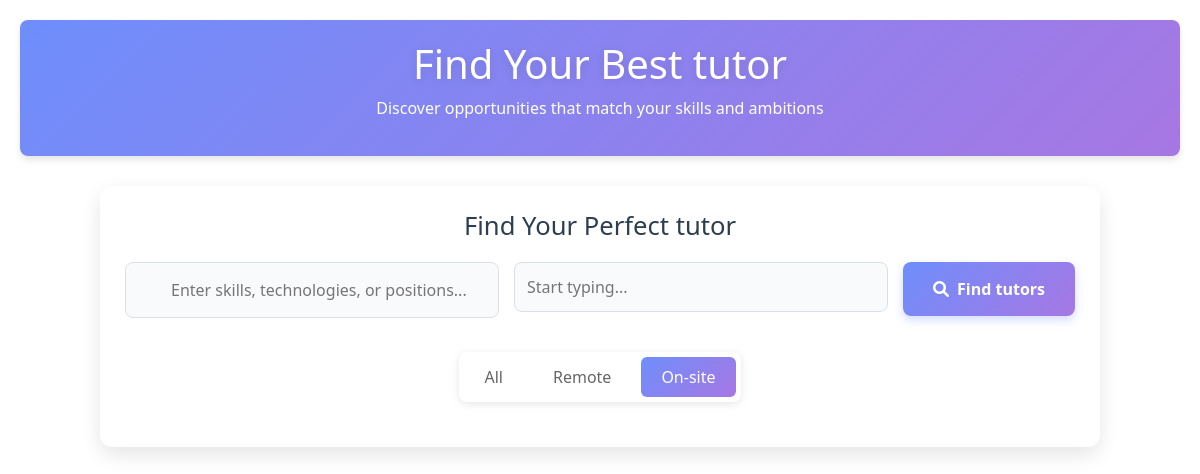
The page /h_home_tutor on the database as committed earlier.
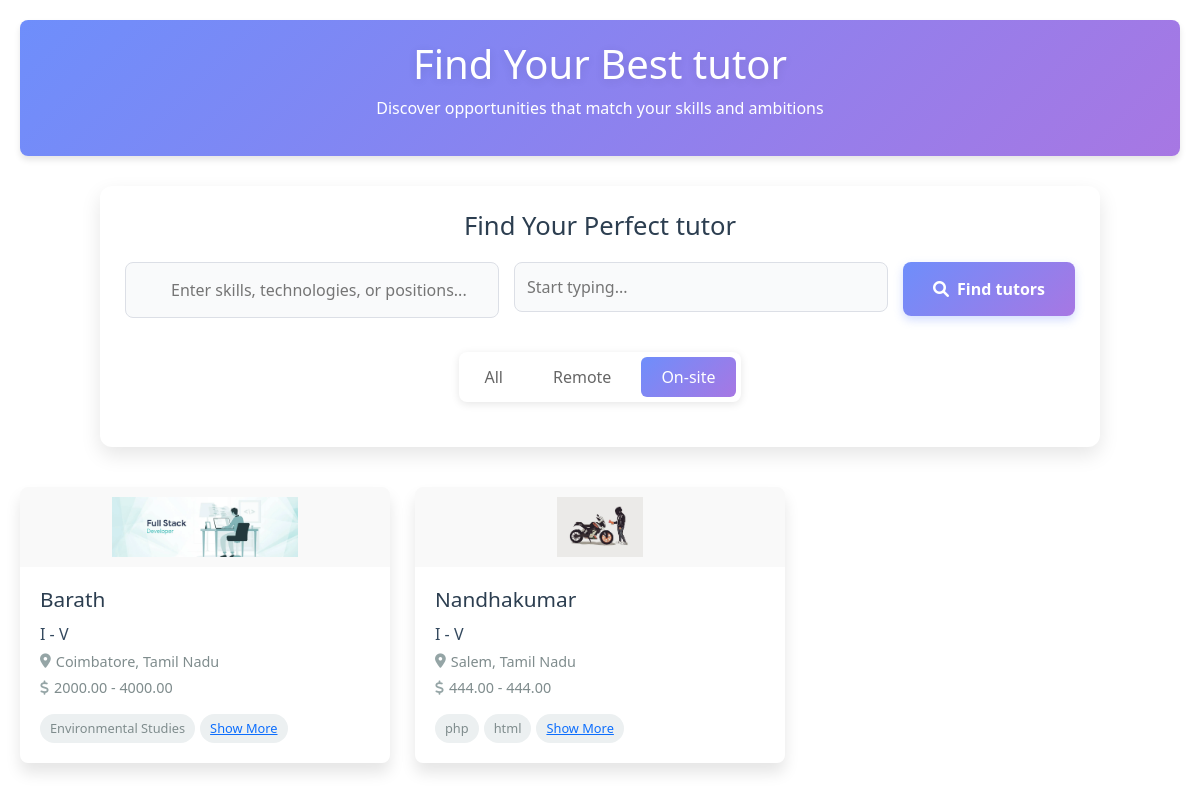
The same page on the database as committed later.
### kovai_app/models.py (models this page shows)
class TutorRegistration(models.Model):
    GENDER_CHOICES = [
        ('male', 'Male'),
        ('female', 'Female'),
    ]
    TEACHING_TYPES = [
        ('individual_teaching', 'Individual Teaching'),
        ('teaching_company', 'Teaching Company'),
    ]
    DEGREE_TYPES = [
        ('Secondary', 'Secondary'),
        ('Higher_Secondary', 'Higher Secondary'),
        ('Diploma', 'Diploma'),
        ('Graduation', 'Graduation'),
        ('AdvancedDiploma', 'Advanced Diploma'),
        ('PostGraduation', 'Post Graduation'),
        ('Doctorate/PhD', 'Doctorate/PhD'),
        ('Certification', 'Certification'),
        ('Other', 'Other'),
    ]
    ASSOCIATION_CHOICES = [
        ('parttime', 'Part time'),
        ('fulltime', 'Full time'),
        ('Correspondence', 'Correspondence / Distance Learning'),
    ]
    FEE_CHOICES = [
        ('per_hour', 'per hour'),
        ('per_month', 'per month'),
        ('per_year', 'per year'),
    ]
    INTEREST_CHOICES = [
        ('online_teaching', 'Online teaching'),
        ('offline_teaching', 'Offline teaching'),
        ('full_time', 'Full Time'),
        ('part_time', 'Part Time'),
        ('both', 'Both'),
    ]
    user = models.OneToOneField(User, on_delete=models.CASCADE,null=True,blank=True)
    name = models.CharField(max_length=255)
    email = models.EmailField()
    password = models.CharField(max_length=255)
    confirm_password = models.CharField(max_length=255)
    types = models.CharField(max_length=50, choices=TEACHING_TYPES, null=True, blank=True)
    strength = models.CharField(max_length=255, null=True, blank=True)
    gender = models.CharField(max_length=10, choices=GENDER_CHOICES, null=True, blank=True)
    date_of_birth = models.DateField(null=True, blank=True)
    language = models.CharField(max_length=50, choices=TEACHING_TYPES, null=True, blank=True)
    language_two=models.CharField(max_length=50, choices=TEACHING_TYPES, null=True, blank=True)
    language_three=models.CharField(max_length=50, choices=TEACHING_TYPES, null=True, blank=True)
    language_four=models.CharField(max_length=50, choices=TEACHING_TYPES, null=True, blank=True)
    language_five=models.CharField(max_length=50, choices=TEACHING_TYPES, null=True, blank=True)
    location = models.CharField(max_length=255, null=True, blank=True)
    post_code = models.CharField(max_length=20, null=True, blank=True)
    subject = models.CharField(max_length=255, null=True, blank=True)
    from_level = models.CharField(max_length=255, null=True, blank=True)
    institution_name = models.CharField(max_length=255, null=True, blank=True)
    degree_type = models.CharField(max_length=50, choices=DEGREE_TYPES, null=True, blank=True)
    degree_name = models.CharField(max_length=255, null=True, blank=True)
    specialisation= models.CharField(max_length=255, null=True, blank=True)
    institution_name_two = models.CharField(max_length=255, null=True, blank=True)
    institution_name_three = models.CharField(max_length=255, null=True, blank=True)
    institution_name_four = models.CharField(max_length=255, null=True, blank=True)
    institution_name_five = models.CharField(max_length=255, null=True, blank=True)
    degree_type_two = models.CharField(max_length=50, choices=DEGREE_TYPES, null=True, blank=True)
    degree_name_two = models.CharField(max_length=255, null=True, blank=True)
    degree_type_three = models.CharField(max_length=50, choices=DEGREE_TYPES, null=True, blank=True)
    degree_name_three = models.CharField(max_length=255, null=True, blank=True)
    degree_type_four = models.CharField(max_length=50, choices=DEGREE_TYPES, null=True, blank=True)
    degree_name_four = models.CharField(max_length=255, null=True, blank=True)
    degree_type_five = models.CharField(max_length=50, choices=DEGREE_TYPES, null=True, blank=True)
    degree_name_five = models.CharField(max_length=255, null=True, blank=True)
    specialisation_two= models.CharField(max_length=255, null=True, blank=True)
    specialisation_three= models.CharField(max_length=255, null=True, blank=True)
    specialisation_four= models.CharField(max_length=255, null=True, blank=True)
    specialisation_five= models.CharField(max_length=255, null=True, blank=True)
    company_name = models.CharField(max_length=255, null=True, blank=True)
    job_roll = models.CharField(max_length=255, null=True, blank=True)
    company_name_two = models.CharField(max_length=255, null=True, blank=True)
    job_roll_two = models.CharField(max_length=255, null=True, blank=True)
    company_name_three = models.CharField(max_length=255, null=True, blank=True)
    job_roll_three = models.CharField(max_length=255, null=True, blank=True)
    company_name_four = models.CharField(max_length=255, null=True, blank=True)
    job_roll_four = models.CharField(max_length=255, null=True, blank=True)
    company_name_five = models.CharField(max_length=255, null=True, blank=True)
    job_roll_five = models.CharField(max_length=255, null=True, blank=True)
    year_of_experience=models.CharField(max_length=255, null=True, blank=True)
    year_of_experience_two=models.CharField(max_length=255, null=True, blank=True)
    year_of_experience_three=models.CharField(max_length=255, null=True, blank=True)
    year_of_experience_four=models.CharField(max_length=255, null=True, blank=True)
    year_of_experience_five=models.CharField(max_length=255, null=True, blank=True)
    i_charge = models.CharField(max_length=20, choices=FEE_CHOICES, null=True, blank=True)
    min_fee = models.DecimalField(max_digits=10, decimal_places=2, null=True, blank=True)
    max_fee = models.DecimalField(max_digits=10, decimal_places=2, null=True, blank=True)
    classes = models.CharField(max_length=20, choices=FEE_CHOICES, null=True, blank=True)
    other_subject = models.CharField(max_length=20, choices=FEE_CHOICES, null=True, blank=True)
    language_subject = models.CharField(max_length=20, choices=FEE_CHOICES, null=True, blank=True)
    curriculum= models.CharField(max_length=20, choices=FEE_CHOICES, null=True, blank=True)
    willing_to_travel = models.CharField(
        max_length=3,
        choices=[('yes', 'Yes'), ('no', 'No')],
        default='no',
        null=True,
        blank=True
    )
    available_for_online_teaching = models.CharField(
        max_length=3,
        choices=[('yes', 'Yes'), ('no', 'No')],
        default='no',
        null=True,
        blank=True
    )
    help_with_homework = models.CharField(
        max_length=3,
        choices=[('yes', 'Yes'), ('no', 'No')],
        default='no',
        null=True,
        blank=True
    )
    full_time_teacher = models.CharField(
        max_length=3,
        choices=[('yes', 'Yes'), ('no', 'No')],
        default='no',
        null=True,
        blank=True
    )
    interested_in = models.CharField(max_length=20, choices=INTEREST_CHOICES, null=True, blank=True)
    s_profile_description = models.TextField(null=True, blank=True)
    profile_description = models.TextField(null=True, blank=True)
    id_proof = models.ImageField(upload_to=upload_to, null=True, blank=True)
    profile_photo = models.ImageField(upload_to=upload_to,null=True)
    phone = models.CharField(max_length=15 ,null=True, blank=True)
    email_otp=models.BigIntegerField(null=True,blank=True)
    filename=models.CharField(max_length=500, choices=INTEREST_CHOICES, null=True, blank=True)
    coin=models.IntegerField(null=True, blank=True)
    review=models.IntegerField(null=True, blank=True)
    def __str__(self):
        return self.name

### kovai_app/views.py (the view)
# urls.py: path('h_home_tutor',views.h_home_tutor, name='h_home_tutor'),
def h_home_tutor(request):
    all_tutor=TutorRegistration.objects.filter(willing_to_travel="Yes")
    print("home",all_tutor)
    return render(request,"h_all_teacher.html",{"tutors":all_tutor,"h":"home"})

### kovai_app/templatetags/custom_filters.py (called while the page is built)
@register.filter
def parse_subjects(value):
    try:
        return ast.literal_eval(value)
    except (ValueError, SyntaxError):
        return value  # Return the original value if parsing fails

### kovai_app/templates/h_all_teacher.html (shortened to what this page needs)
{% load static %}
{% load custom_filters %}
<!DOCTYPE html>
<html lang="en">
<head>
    <link rel="stylesheet" src="{% static loc.css %}">
    <link rel="stylesheet" href="https://cdnjs.cloudflare.com/ajax/libs/font-awesome/6.0.0-beta3/css/all.min.css">
    <link href="https://cdn.jsdelivr.net/npm/bootstrap@5.3.3/dist/css/bootstrap.min.css" rel="stylesheet">
</head>
<body>
    <header>
        <h1>Find Your Best tutor</h1>
        <p>Discover opportunities that match your skills and ambitions</p>
    </header>
    <div class="search-container">
        <form action="h_search_teacher" method="POST">
        <h2 class="search-title">Find Your Perfect tutor</h2>
        <div class="search-form">
            <div class="search-group">
                <div class="input-wrapper">
                    <input type="text" id="skillsInput" name="subject"  placeholder="Enter skills, technologies, or positions...">
                </div>
            </div>
            <div class="search-group">
                <div class="input-wrapper">
                  <div id="search-container">
                    <input type="text" id="search"  name="location" placeholder="Start typing..." />
                  </div>
                </div>
              </div>
            <button id="searchButton" class="search-button" type="submit">
                <i class="fas fa-search"></i> Find tutors
            </button>
        </div>
    </form>
    <div class="tutor-type-filter">
        <div class="filter-buttons">
            <a href="{% url 'h_all_teachers' %}">
                <button class="filter-btn {% if h == 'all' %}active{% endif %}" data-type="all">All</button>
            </a>
            <a href="{% url 'h_online_tutor' %}">
                <button class="filter-btn {% if h == 'online' %}active{% endif %}" data-type="remote">Remote</button>
            </a>
            <a href="{% url 'h_home_tutor' %}">
                <button class="filter-btn {% if h == 'home' %}active{% endif %}" data-type="onsite">On-site</button>
            </a>
        </div>
    </div>
    </div>
{% if tutors %}
    <div class="tutor-container">
        {% for tutor in tutors %}
        <div class="tutor-card" data-tutor-id=5>
            <div class="tutor-logo">
                <img src="{{ tutor.profile_photo.url }}" alt="Netflix Logo">
            </div>
            <div class="tutor-details">
                <h2 class="tutor-title">{{ tutor.name|title }} </h2>
                <p class="tutor-company">{{tutor.classes}}</p>
                <p class="tutor-location"><i class="fas fa-map-marker-alt"></i> {{ tutor.location }}</p>
                <p class="tutor-salary"><i class="fas fa-dollar-sign"></i> {{ tutor.min_fee }}  -  {{ tutor.max_fee }} </p>
                <div class="tutor-tags">
                    {% for subject in tutor.subject|parse_subjects|slice:":2" %}
                    <span class="tag">{{ subject }}</span>
                    {% endfor %}
                    {% if request.user.is_authenticated %}
                    <span class="tag"><a href="/s_myprofile/{{tutor.email}}/{{user.email}}" class="ba">Show More</a></span>
                   {% else %}
                    <span class="tag"><a href="/stu_login" class="ba">Show More</a></span>
                    {% endif %}
                </div>
            </div>
        </div>
        {% endfor %}
    </div>
    {% endif %}
</body>
</html>

Rows that differ between the two databases and show on the page:
added TutorRegistration: profile_photo (picture), name "Barath", classes "I - V", location "Coimbatore, Tamil Nadu", min_fee "2000.00", max_fee "4000.00", subject "Environmental Studies"
added TutorRegistration: profile_photo (picture), name "Nandhakumar", classes "I - V", location "Salem, Tamil Nadu", min_fee "444.00", max_fee "444.00", subject "php" "html"
